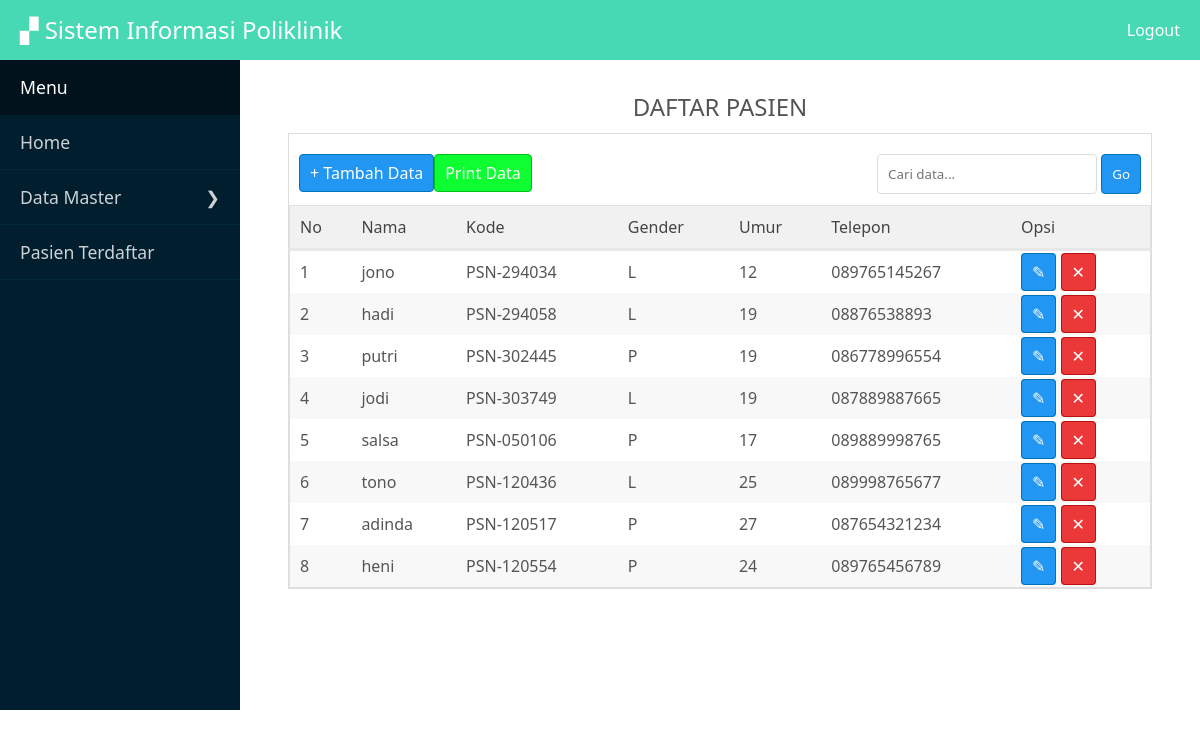
The page /panel/pasien/index.php on the database its author committed.
### tables this page shows
CREATE TABLE IF NOT EXISTS `pasien` (
  `id_pasien` int(11) NOT NULL AUTO_INCREMENT,
  `kodepsn` varchar(15) NOT NULL,
  `namapsn` varchar(50) NOT NULL,
  `alamatpsn` text NOT NULL,
  `genderpsn` varchar(1) NOT NULL,
  `umurpsn` int(11) NOT NULL,
  `teleponpsn` varchar(13) NOT NULL,
  PRIMARY KEY (`id_pasien`)
);

### Control.php (called while the page is built, shortened)
<?php
$link = mysqli_connect('localhost','root','','poliklinik');
function data($query){
	global $link;
	$result = mysqli_query($link,$query);
	return $result;
}
?>

### panel/pasien/index.php (the view, shortened to what this page needs)
<?php
require_once '../../Control.php';
$query = "SELECT * FROM pasien";
$read = data($query);
 ?>
<?php require_once 'view/view.php'; head(); ?>
<div class="bungkus">
	<div class="main">
		<div class="isimain">
					<center style="padding: 10px;"><h2>DAFTAR PASIEN</h2></center>
				<div class="datatampil">
					<div class="add">
						<a href="add.php" class="tmbl biru kiri">+ Tambah Data</a>
						<a href="cetak.php" class="tmbl lime kiri">Print Data</a>
						<form action="index.php" method="get" class="kanan">
							<input type="text" name="cari" placeholder="Cari data...">
							<button class="biru">Go</button>
						</form>
					</div>
					<label for="" class="clear"></label>
					<table class="full">
						<thead>
							<tr>
								<td>No</td>
								<td>Nama</td>
								<td>Kode</td>
								<td>Gender</td>
								<td>Umur</td>
								<td>Telepon</td>
								<td>Opsi</td>
							</tr>
						</thead>
						<tbody>
<?php
$no = 0;
while($row = mysqli_fetch_assoc($read) ){
$no++;
?>
							<tr>
								<td><?= $no ?></td>
								<td><?= $row['namapsn']; ?></td>
								<td><?= $row['kodepsn']; ?></td>
								<td><?= $row['genderpsn']; ?></td>
								<td><?= $row['umurpsn']; ?></td>
								<td><?= $row['teleponpsn']; ?></td>
								<td>
									<a href="edit.php?id=<?= $row['id_pasien'] ?>" class="tmbl biru">&#9998;</a>
									<a href="delete.php?id=<?= $row['id_pasien'] ?>" class="tmbl merah">&#10005;</a>
								</td>
							</tr>
<?php } ?>
						</tbody>
					</table>
				</div>
		</div>
	</div>

### style.css (style rules this page uses)
* { margin: 0; padding: 0; font-family: 'Century Gothic','Segoe UI',sans-serif; box-sizing: border-box; text-decoration: none; font-weight: normal; }
body { background: #fff; font-size: 16px; color: #555; }
nav, h1,h2,h3,h4,p,b { display: block; }
input,textarea,button,select { padding: 10px; border:1px solid #ddd; border-radius: 4px; background: #fff; }
input[type="submit"],input[type="reset"],button,select { cursor: pointer; }
label { padding: 3px 0px; display: block; margin:5px 0px; }
.full { width: 100%; }
.kanan { float: right; }
.kiri { float: left; }
.clear { clear: both; }
.tmbl { padding: 7px 10px; font-size: 1em; border-radius: 4px; }
.biru { background: #2196f3; color: #fff; border:1px solid #0074b9; }
.lime { background: #0dff32; color: #fff; border:1px solid #00bf1d; }
.merah { background: #eb3838; color: #fff; border:1px solid #B91010; }
table { border-collapse: collapse; width: 100%; border:1px solid #e0e0e0; }
table td { padding: 10px; }
table thead { background: #f1f1f1; color: #444; border-bottom: 3px solid #e7e7e7; }
table tbody tr:nth-child(even) { background: #f8f8f8; }
.back,.add { padding: 20px 10px; }
.bungkus { width: 100%; height: auto; overflow: hidden; margin: 0 auto; background: #001E2E; }
.main { width: 80%; float: right; min-height: 650px; background: #fff; }
.isimain { width: 90%; margin: 20px auto; }
.datatampil { width: 100%; margin:0 auto; background: #fff; border: 1px solid #ddd; }

### rows shown on the page
pasien: namapsn "jono", kodepsn "PSN-294034", genderpsn "L", umurpsn "12", teleponpsn "089765145267"
pasien: namapsn "hadi", kodepsn "PSN-294058", genderpsn "L", umurpsn "19", teleponpsn "08876538893"
pasien: namapsn "putri", kodepsn "PSN-302445", genderpsn "P", umurpsn "19", teleponpsn "086778996554"
pasien: namapsn "jodi", kodepsn "PSN-303749", genderpsn "L", umurpsn "19", teleponpsn "087889887665"
pasien: namapsn "salsa", kodepsn "PSN-050106", genderpsn "P", umurpsn "17", teleponpsn "089889998765"
pasien: namapsn "tono", kodepsn "PSN-120436", genderpsn "L", umurpsn "25", teleponpsn "089998765677"
pasien: namapsn "adinda", kodepsn "PSN-120517", genderpsn "P", umurpsn "27", teleponpsn "087654321234"
pasien: namapsn "heni", kodepsn "PSN-120554", genderpsn "P", umurpsn "24", teleponpsn "089765456789"
